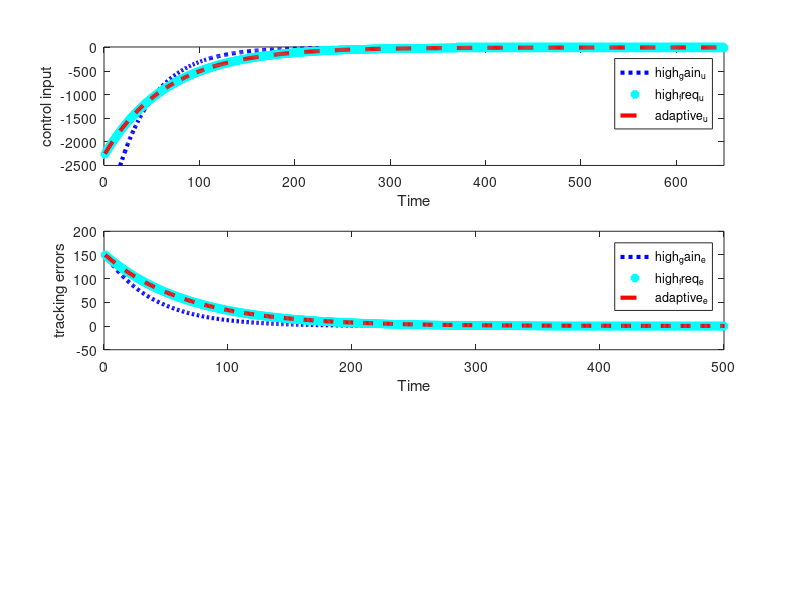
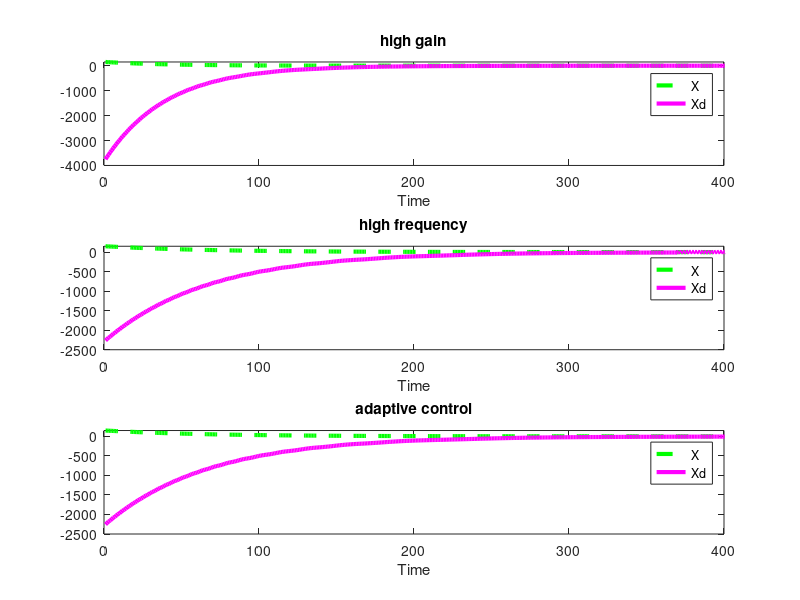

The MATLAB script that drew these images, in order:
%dynamic is xdot =a^2*sin(x)+u here a is unknow(ground truth a =2)
%desing control input as u = -k1x-k2x

%the simulate time is 
t = [1:1:10000];
dt = 0.001;
% control gain k1,k2
k1=15;
k2=10;
%ground truth a
a=2;

%initial condiction x(0);
x=150;
%vector that using plot
record_xdot=zeros(length(t),1);
record_u=zeros(length(t),1);
%record_e=zeros(length(t),1);
record_x=zeros(length(t),1);
%the update term
state_before=0;
state_update=0;


%High gain control

for i =1:length(t)
    u=-k1*x-k2*x;
    record_u(i)=u;
    xdot=(a^2)*sin(x)+u;
    record_xdot(i)=xdot;
    record_u(i)=u;
    record_x(i)=x;
    state_before=x;
    state_update=state_before+xdot*dt;
    x=state_update;    
end
%plot 1
figure;
subplot(3,1,1);
plot(t,record_u,':b','LineWidth',3);
xlabel('Time');
ylabel('control input');
%xlim([0 100]);
%ylim([-500 150]);
hold on;
subplot(3,1,2);
plot(t,record_x,':b','LineWidth',3);
xlabel('Time');
ylabel('tracking errors');
%xlim([0 100]);
%ylim([-500 150]);
hold on;
%plot 2
figure;
subplot(3,1,1);
plot(t,record_x,'--g','LineWidth',3);
hold on;
plot(t,record_xdot,'-m','LineWidth',3);
title("high gain");
xlabel('Time');
xlim([0 400]);
ylim([-4000 150]);
legend('X',"Xd");
hold off;

%High frequency control
x = 150;
record_xdot=zeros(size(record_xdot));
record_u=zeros(size(record_u));
record_x=zeros(size(record_x));
state_before = 0;
state_update = 0;
for i =1:length(t)
    u=-k1*x-k2*sign(x);
    xdot=(a^2)*sin(x)+u;
    record_xdot(i)=xdot;
    record_u(i)=u;
    record_x(i)=x;
    state_before=x;
    state_update=state_before+xdot*dt;
    x=state_update;    
end
%plot 1
figure(1);
subplot(3,1,1);
plot(t,record_u,'*c','LineWidth',3);
xlabel('Time');
ylabel('control input');
%xlim([0 100]);
%ylim([-500 150]);
hold on;
subplot(3,1,2);
plot(t,record_x,'*c','LineWidth',3);
xlabel('Time');
ylabel('tracking errors');
%xlim([0 100]);
%ylim([-500 150]);
hold on;

%plot 2
figure(2);
subplot(3,1,2);
plot(t,record_x,'--g','LineWidth',3);
hold on;
plot(t,record_xdot,'-m','LineWidth',3);
title("high frequency");
xlabel('Time');
xlim([0 400]);
ylim([-2500 150]);
legend('X',"Xd");
hold off;

%Adaptive control
x = 150;
record_xdot=zeros(size(record_xdot));
record_u=zeros(size(record_u));
record_x=zeros(size(record_x));
state_before=0;
state_update=0;
theta_before=0;
theta_update=0;
%defing theta_estimate assume the initial_condiction of theta_hat is 0;
theta_hat = 0;
% let a^2 =theta
theta = a^2;
%design theta_hat_dot as x*sin(x)
for i =1:length(t)
    u=-theta_hat*sin(x)-k1*x;
    xdot=(theta)*sin(x)+u;
    record_xdot(i)=xdot;
    record_u(i)=u;
    record_x(i)=x;
    %renew x
    state_before=x;
    state_update=state_before+xdot*dt;
    x=state_update;
    
    % renew theta_hat
    theta_before = theta_hat;
    theta_update = theta_before + x*sin(x)*dt;
    theta_hat = theta_update;
    
end
%plot 1
figure(1);
subplot(3,1,1);
plot(t,record_u,'--r','LineWidth',3);
xlabel('Time');
ylabel('control input');
legend("high_gain_u","high_freq_u","adaptive_u");
xlim([0 650]);
ylim([-2500 10]);
hold off;
subplot(3,1,2);
plot(t,record_x,'--r','LineWidth',3);
xlabel('Time');
ylabel('tracking errors');
xlim([0 500]);
ylim([-50 200]);
legend("high_gain_e","high_freq_e","adaptive_e");
hold off;

%plot 2
figure(2);
subplot(3,1,3);
plot(t,record_x,'--g','LineWidth',3);
hold on;
plot(t,record_xdot,'-m','LineWidth',3);
title("adaptive control");
xlabel('Time');
xlim([0 400]);
ylim([-2500 150]);
legend('X',"Xd");
hold off;



